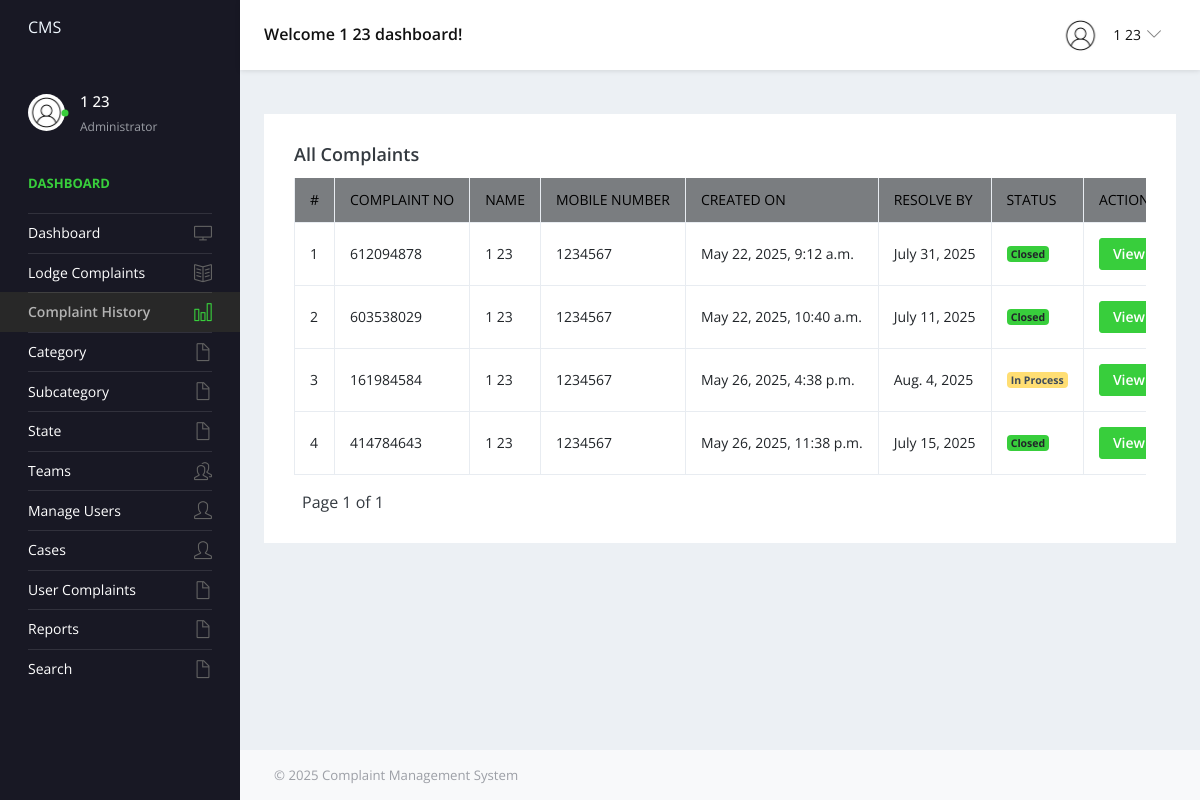
The app's page /ComplaintHistory (signed in) with its own data.
### cmsapp/models.py (models this page shows, shortened)
class CustomUser(AbstractUser):
    USER_TYPES = [
        (1, 'Admin'),
        (2, 'User'),
        (3, 'Staff'),
    ]
    user_type = models.IntegerField(choices=USER_TYPES, default=2)
    profile_pic = models.ImageField(upload_to='profile_pics/', blank=True, null=True)

class Complaints(models.Model):
    URGENCY_LEVELS = [
        ("Low", "Low"),
        ("Medium", "Medium"),
        ("High", "High"),
        ("Critical", "Critical")
    ]
    userregid = models.ForeignKey(UserReg, on_delete=models.CASCADE, null=True, blank=True)
    cat_id = models.ForeignKey(Category, on_delete=models.CASCADE)
    subcategory_id = models.ForeignKey(Subcategory, on_delete=models.CASCADE)
    complaint_number = models.IntegerField(default=0)
    complainttype = models.CharField(max_length=250)
    stateid = models.ForeignKey(State, on_delete=models.CASCADE)
    noc = models.CharField(max_length=250)
    complaindetails = models.TextField(blank=True)
    compfile = models.ImageField(upload_to='media/doc_file')
    complaintdate_at = models.DateTimeField(auto_now_add=True)
    remark = models.TextField(blank=True)
    urgency = models.CharField(max_length=10, choices=URGENCY_LEVELS, default="Medium", null=True)
    assigned_days = models.IntegerField(default=0)
    due_date = models.DateField(null=True, blank=True)
    status = models.CharField(max_length=250, default=0)
    updated_at = models.DateTimeField(auto_now=True)
    assigned_team = models.ForeignKey(Team, on_delete=models.SET_NULL, null=True, blank=True)
    assigned_to = models.ForeignKey(settings.AUTH_USER_MODEL,on_delete=models.SET_NULL,
        null=True,
        blank=True,
        limit_choices_to={'user_type': 3},
        related_name='assigned_complaints'
    )
    resolved_by = models.ForeignKey(
        CustomUser,
        on_delete=models.SET_NULL,
        null=True,
        blank=True,
        related_name='resolved_complaints',
        limit_choices_to={'user_type': 3}  # Optional: only allow staff users to be selected
    )

class UserReg(models.Model):
    admin = models.OneToOneField(CustomUser, on_delete=models.CASCADE, null=True, blank=True)
    mobilenumber = models.CharField(max_length=11)
    regdate_at = models.DateTimeField(auto_now_add=True)
    updated_at = models.DateTimeField(auto_now=True)

### complaintmgmtsys/userviews.py (the view)
# urls.py: path('ComplaintHistory', userviews.COMPLAINTHISTORY, name='complainthistory'),
@login_required(login_url='/')
def COMPLAINTHISTORY(request):
    userreg = request.user.userreg
    status = request.GET.get('status')
    print(f"Filtering by status: {status}")
    if status == '0':
        complaint_list = Complaints.objects.filter(userregid=userreg, status='0')
    elif status == 'Inprocess':
        complaint_list = Complaints.objects.filter(userregid=userreg, status='Inprocess')
    elif status == 'Closed':
        complaint_list = Complaints.objects.filter(userregid=userreg, status='Closed')
    else:
        complaint_list = Complaints.objects.filter(userregid=userreg)
    paginator = Paginator(complaint_list, 10)
    page_number = request.GET.get('page')
    try:
        complaints = paginator.page(page_number)
    except PageNotAnInteger:
        complaints = paginator.page(1)
    except EmptyPage:
        complaints = paginator.page(paginator.num_pages)
    context = {
        'complaints': complaints,
        'status_filter': status or 'all'
    }
    return render(request, 'user/complaint-history.html', context)

### templates/user/complaint-history.html (shortened to what this page needs)
{% extends 'base.html' %}
{% block content %}
<div class="row">
  <div class="col-lg-12 grid-margin stretch-card">
    <div class="card">
      <div class="card-body">
        <h4 class="card-title text-left">
          {% if status_filter == '0' %}
            Not Processed Yet
          {% elif status_filter == 'Inprocess' %}
            In Process
          {% elif status_filter == 'Closed' %}
            Closed
          {% else %}
            All Complaints
          {% endif %}
        </h4>
      <div class="table-responsive">
        <table class="table table-bordered table-hover">
<thead>
  <tr style="background-color: #7a7d80;">
    <th class="fw-bold text-black text-uppercase fs-5">#</th>
    <th class="fw-bold text-black text-uppercase fs-5">Complaint No</th>
    <th class="fw-bold text-black text-uppercase fs-5">Name</th>
    <th class="fw-bold text-black text-uppercase fs-5">Mobile Number</th>
    <th class="fw-bold text-black text-uppercase fs-5">Created On</th>
    <th class="fw-bold text-black text-uppercase fs-5">Resolve By</th>
    <th class="fw-bold text-black text-uppercase fs-5">Status</th>
    <th class="fw-bold text-black text-uppercase fs-5">Action</th>
  </tr>
</thead>
          <tbody>
  {% if complaints %}
    {% for i in complaints %}
    <tr>
      <td>{{ forloop.counter }}</td>
      <td>{{ i.complaint_number }}</td>
      <td>{{ i.userregid.admin.first_name }} {{ i.userregid.admin.last_name }}</td>
      <td>{{ i.userregid.mobilenumber }}</td>
      <td>{{ i.complaintdate_at }}</td>
      <td>{{ i.due_date }} </td>
      <td>
        {% if i.status == '0' %}
          <span class="badge bg-danger">Not Processed Yet</span>
        {% elif i.status == 'Inprocess' %}
          <span class="badge bg-warning text-dark">In Process</span>
        {% elif i.status == 'Closed' %}
          <span class="badge bg-success">Closed</span>
        {% endif %}
      </td>
      <td>
        <a href="{% url 'complainthistorydetails' i.id %}" class="btn btn-success btn-sm">View</a>
      </td>
    </tr>
    {% endfor %}
  {% else %}
    <tr>
      <td colspan="8" class="text-center text-muted fw-bold">Nothing to see here</td>
    </tr>
  {% endif %}
</tbody>
        </table>
      </div>
        <div class="pagination mt-3 text-left">
          <span class="step-links">
            <span class="mx-2">Page {{ complaints.number }} of {{ complaints.paginator.num_pages }}</span>
          </span>
        </div>
      </div>
    </div>
  </div>
</div>
{% endblock %}

### templates/includes/header.html (shortened to what this page needs)
{% load static %}
{% if user.user_type == 1 %}
<nav class="navbar default-layout-navbar col-lg-12 col-12 p-0 fixed-top d-flex flex-row">
    <div class="navbar-brand-wrapper d-flex align-items-center">
      <a class="navbar-brand brand-logo" href="{% url 'admin_home' %}">
        <p style="color: aliceblue;font-size: medium;font-weight: bolder;">CMS</p>
      </a>
    </div>
    <div class="navbar-menu-wrapper d-flex align-items-center flex-grow-1">
      <h5 class="mb-0 font-weight-medium d-none d-lg-flex">Welcome {{user.first_name}} {{user.last_name}} dashboard!</h5>
      <ul class="navbar-nav navbar-nav-right ml-auto">
        <li class="nav-item dropdown d-none d-xl-inline-flex user-dropdown">
          <a class="nav-link dropdown-toggle" id="UserDropdown" href="#" data-toggle="dropdown" aria-expanded="false">
            <img class="img-xs rounded-circle ml-2" src="/{{user.profile_pic}}" alt="Profile image"> <span class="font-weight-normal"> {{user.first_name}} {{user.last_name}} </span></a>
        </li>
      </ul>
    </div>
  </nav>
  {% endif %}

### templates/includes/sidebar.html (shortened to what this page needs)
{% load static %}
{% if user.user_type == 1 %}
<nav class="sidebar sidebar-offcanvas" id="sidebar">
    <ul class="nav">
        <li class="nav-item nav-profile">
            <a href="#" class="nav-link">
                <div class="profile-image">
                    <img class="img-xs rounded-circle" src="/{{user.profile_pic}}" alt="">
                    <div class="dot-indicator bg-success"></div>
                </div>
                <div class="text-wrapper">
                    <p class="profile-name">{{user.first_name}} {{user.last_name}}</p>
                    <p class="designation">Administrator</p>
                </div>
            </a>
        </li>
        <li class="nav-item nav-category">
            <span class="nav-link">Dashboard</span>
        </li>
        <li class="nav-item">
            <a class="nav-link" href="{% url 'admin_home' %}">
                <span class="menu-title">Dashboard</span>
                <i class="icon-screen-desktop menu-icon"></i>
            </a>
        </li>
                <li class="nav-item">
            <a class="nav-link" href="{% url 'regcomplaint' %}">
                <span class="menu-title">Lodge Complaints</span>
                <i class="icon-book-open menu-icon"></i>
            </a>
        </li>
           <li class="nav-item">
            <a class="nav-link" href="{% url 'complainthistory' %}">
                <span class="menu-title">Complaint History</span>
                <i class="icon-chart menu-icon"></i>
            </a>
        </li>
        <li class="nav-item">
            <a class="nav-link" data-toggle="collapse" href="#ui-basic" aria-expanded="false" aria-controls="ui-basic">
                <span class="menu-title">Category</span>
                <i class="icon-doc menu-icon"></i>
            </a>
        </li>
        <li class="nav-item">
            <a class="nav-link" data-toggle="collapse" href="#ui-basic1" aria-expanded="false" aria-controls="ui-basic1">
                <span class="menu-title">Subcategory</span>
                <i class="icon-doc menu-icon"></i>
            </a>
        </li>
        <li class="nav-item">
            <a class="nav-link" data-toggle="collapse" href="#ui-basic2" aria-expanded="false" aria-controls="ui-basic2">
                <span class="menu-title">State</span>
                <i class="icon-doc menu-icon"></i>
            </a>
        </li>
        <li class="nav-item">
            <a class="nav-link" data-toggle="collapse" href="#teams" aria-expanded="false" aria-controls="teams">
                <span class="menu-title">Teams</span>
                <i class="icon-people menu-icon"></i>
            </a>
        </li>
        <li class="nav-item">
            <a class="nav-link" href="{% url 'manageusers' %}">
                <span class="menu-title">Manage Users</span>
                <i class="icon-user menu-icon"></i>
            </a>
        </li>
                <li class="nav-item">
                    <a class="nav-link" href="{% url 'assign_complaints' %}">
                        <span class="menu-title">Cases</span>
                        <i class="icon-user menu-icon"></i>
                    </a>
                </li>
        <li class="nav-item">
            <a class="nav-link" data-toggle="collapse" href="#auth" aria-expanded="false" aria-controls="auth">
                <span class="menu-title">User Complaints</span>
                <i class="icon-doc menu-icon"></i>
            </a>
        </li>
        <li class="nav-item">
            <a class="nav-link" data-toggle="collapse" href="#auth1" aria-expanded="false" aria-controls="auth1">
                <span class="menu-title">Reports</span>
                <i class="icon-doc menu-icon"></i>
            </a>
        </li>
        <li class="nav-item">
            <a class="nav-link" data-toggle="collapse" href="#auth2" aria-expanded="false" aria-controls="auth2">
                <span class="menu-title">Search</span>
                <i class="icon-doc menu-icon"></i>
            </a>
        </li>
    </ul>
</nav>
{% endif %}

### records on screen
CustomUser: first_name "1", last_name "23", profile_pic (picture)
Complaints: complaint_number "612094878", userregid.admin.first_name "1", userregid.admin.last_name "23", userregid.mobilenumber "1234567", complaintdate_at "May 22, 2025, 9:12 a.m.", due_date "July 31, 2025", status "Closed"
Complaints: complaint_number "603538029", userregid.admin.first_name "1", userregid.admin.last_name "23", userregid.mobilenumber "1234567", complaintdate_at "May 22, 2025, 10:40 a.m.", due_date "July 11, 2025", status "Closed"
Complaints: complaint_number "161984584", userregid.admin.first_name "1", userregid.admin.last_name "23", userregid.mobilenumber "1234567", complaintdate_at "May 26, 2025, 4:38 p.m.", due_date "Aug. 4, 2025", status "In Process"
Complaints: complaint_number "414784643", userregid.admin.first_name "1", userregid.admin.last_name "23", userregid.mobilenumber "1234567", complaintdate_at "May 26, 2025, 11:38 p.m.", due_date "July 15, 2025", status "Closed"

### other values on screen
{{ complaints.number }} "1"
{{ complaints.paginator.num_pages }} "1"
